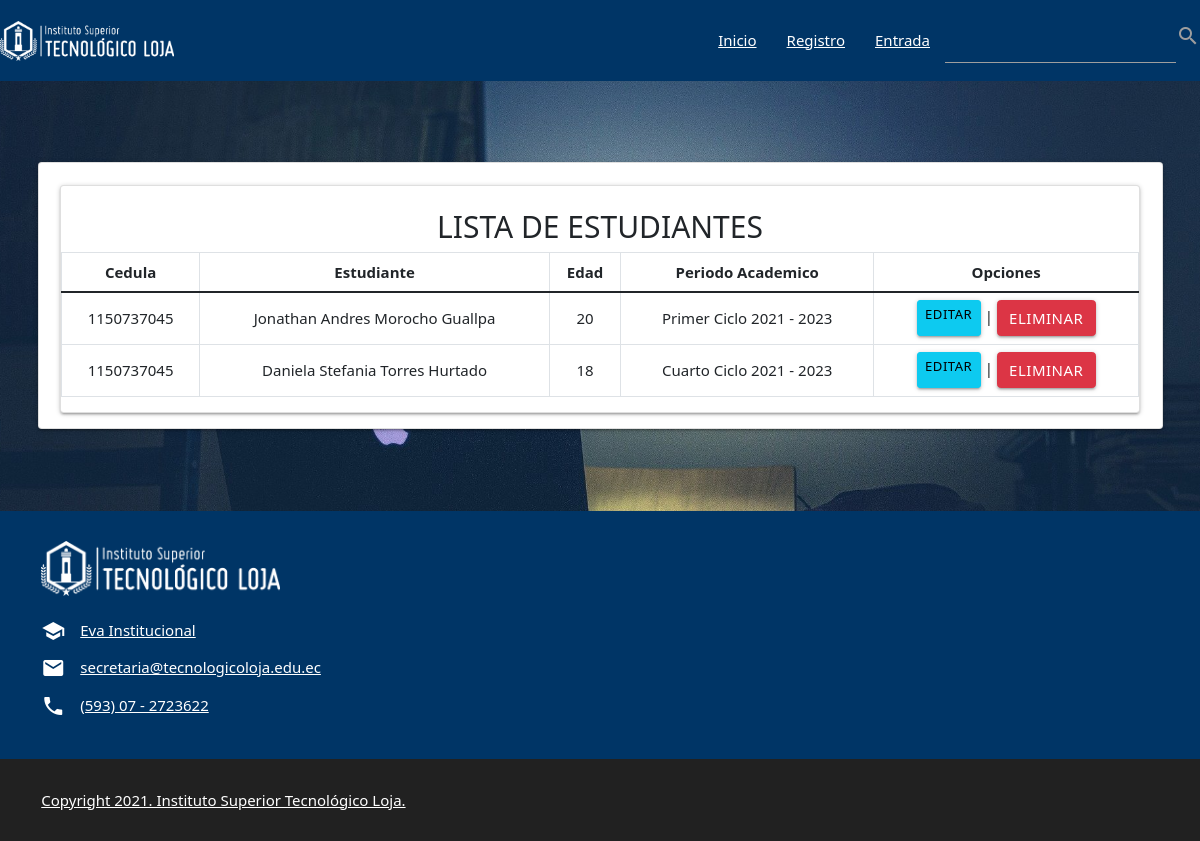
The page /lista_matriculasEstudiantes/ on the database its author committed.
### Academico/models.py (models this page shows, shortened)
class Estudiante(models.Model):
    sexos = (('Masculino', 'Masculino'),('Femenino', 'Femenino'))
    periodos = (('P.Ciclo','Primer Ciclo'),('S.Ciclo','SegundO Ciclo'),('T.Ciclo','Tercer Ciclo'))
    materiasPrimer = (('P.1','Legislacion'),('P.1','Matematicas'),('T.Ciclo','Tercer Ciclo'))
    materiasSegun = (('P.1','Legislacion'),('P.1','Matematicas'),('T.Ciclo','Tercer Ciclo'))
    MateriasPrimerCiclo = (
    ('Matemáticas Discretas','Matemáticas Discretas'),
    ('Introducción al Desarrollo de Software','Introducción al Desarrollo de Software'),
    ('Fundamentos de la Programación','Fundamentos de la Programación'),
    ('Análisis y Diseño de Sistemas','Análisis y Diseño de Sistemas'),
    ('Ingles I','Ingles I'),
    ('Desarrollo del Pensamiento','Desarrollo del Pensamiento')
    )
    MateriasSegundoCiclo = (
    ('Algebra y Trigonometría','Algebra y Trigonometría'),
    ('Base de Datos','Base de Datos'),
    ('Programación Orientada a Objetos','Programación Orientada a Objetos'),
    ('Metodologías de Desarrollo de Software','Metodologías de Desarrollo de Software'),
    ('Ingles II','Ingles II'),
    ('Lenguaje y Comunicación','Lenguaje y Comunicación')
    )
    MateriasTercerCiclo = (
    ('Cálculo Diferencial e Integral','Algebra y Trigonometría'),
    ('Fundamentos de la Administración','Base de Datos'),
    ('Programación Visual','Programación Orientada a Objetos'),
    ('Base de Datos Avanzada','Base de Datos Avanzada'),
    ('Diseño de Interfaz','Diseño de Interfaz'),
    ('Ingles III','Ingles III'),
    )
    MateriasCuartoCiclo = (
    ('Estadística Descriptiva','Estadística Descriptiva'),
    ('Legislación Informática','Legislación Informática'),
    ('Programación de Aplicaciones Web','Programación de Aplicaciones Web'),
    ('Desarrollo de Aplicaciones Moviles','Desarrollo de Aplicaciones Moviles'),
    ('Ingles IV','Ingles IV'),
    ('Diversidad Cultural','Diversidad Cultural'),
    )
    MateriasQuintoCiclo = (
    ('Proyecto de Titulación','Proyecto de Titulación'),
    ('Emprendimientos','Emprendimientos'),
    ('Auditoria Informática','Auditoria Informática'),
    ('Tendencias Actuales de Programación','Tendencias Actuales de Programación'),
    ('Calidad de Software','Calidad de Software'),
    ('Fundamentos de Software y Conectividad','Fundamentos de Software y Conectividad'),
    ('Ética Profesional','Ética Profesional'),
    )
    dni = models.CharField(max_length=10)
    Nombres = models.CharField(max_length=25)
    Apellidos = models.CharField(max_length=25)
    Fecha_Nacimiento = models.DateField()
    Edad = models.IntegerField()
    sexoM = models.CharField(max_length=10, choices=sexos)
    PeriodoAcademico = models.ForeignKey(Carrera, on_delete=models.CASCADE)
    PrimerCiclo = MultiSelectField(max_length=1000, max_choices=7, choices=MateriasPrimerCiclo, default=False, blank=True)
    SegundoCiclo = MultiSelectField(max_length=1000, max_choices=7, choices=MateriasSegundoCiclo, default=False, blank=True)
    TercerCiclo = MultiSelectField(max_length=1000, max_choices=7, choices=MateriasTercerCiclo, default=False, blank=True)
    CuartoCiclo = MultiSelectField(max_length=1000, max_choices=7, choices=MateriasCuartoCiclo, default=False, blank=True)
    QuintoCiclo = MultiSelectField(max_length=1000, max_choices=7, choices=MateriasQuintoCiclo, default=False, blank=True)

class Carrera(models.Model):
    Periodo_Academico = models.CharField(max_length=25)
    Fecha_inicio_Periodo = models.DateField()
    Duracion_Ciclo = models.CharField(max_length=25)
    def __str__(self):
        return self.Periodo_Academico

### Academico/views.py (the view)
# urls.py: path('lista_matriculasEstudiantes/', views.lista_matriculasEstudiantes, name='lista_matriculasEstudiantes'),
def lista_matriculasEstudiantes(request):
    academico = Estudiante.objects.all()
    context = {
        'Academico': academico
    }
    return render(request, "plantillas/lista_matriculasEstudiantes.html", context)

### Academico/templates/plantillas/lista_matriculasEstudiantes.html (shortened to what this page needs)
{% extends "plantillas/principal.html" %}
{% block content %}
<center><br><br><br><br>
    <div class="card center" style="width: 75rem; background-color: #FFFFFF; padding-top: 15px">
        <div class="container">
            <link href="https://cdn.jsdelivr.net/npm/bootstrap@5.1.0/dist/css/bootstrap.min.css" rel="stylesheet"
>
            <center>
                <div class="card center" style="width: 72rem; background-color: #FFFFFF;"><br>
                    <h2>LISTA DE ESTUDIANTES {{ Periodo }}</h2>
                    <table class="table table-bordered">
                        <thead>
                            <tr class="text-center">
                                <th>Cedula</th>
                                <th>Estudiante</th>
                                <th>Edad</th>
                                <th>Periodo Academico</th>
                                <th>Opciones</th>
                            </tr>
                        </thead>
                        <tbody>
                            {% for aca in Academico %}
                            <tr class="text-center">
                                <td class="text-center">{{aca.dni}}</td>
                                <td class="text-center">{{aca.Nombres}} {{aca.Apellidos}}</td>
                                <td class="text-center">{{aca.Edad}}</td>
                                <td class="text-center">{{aca.PeriodoAcademico}}</td>
                                <td class="text-center"><a href="{% url 'Academico:editar_matricula' aca.id %}"
                                        class="btn btn-info btn-sm">Editar</a> |
                                    <a href="{% url 'Academico:eliminar_matricula' aca.id %}"
                                        class="btn btn-danger">Eliminar</a>
                                </td>
                            </tr>
                            {% endfor %}
                        </tbody>
                    </table>
                </div>
            </center>
        </div>
</center><br><br><br>
{% endblock content %}

### Academico/templates/plantillas/principal.html (style rules this page uses)
body { width: 100%; min-height: 100vh; background-image: url('../../static/imagenes/Fondo2.jpg'); background-repeat: no-repeat; background-position: center; background-size: cover; background-attachment: fixed; }
body:before { content: ''; min-height: 100vh; width: 100%; min-height: 100vh; position: absolute; top: 0; left: 0; background-image: linear-gradient(rgba (255, 255, 255, .1), rgba(34, 40, 49, 1)); }

### rows shown on the page
Estudiante: dni "1150737045", Nombres "Jonathan Andres", Apellidos "Morocho Guallpa", Edad "20", PeriodoAcademico "Primer Ciclo 2021 - 2023"
Estudiante: dni "1150737045", Nombres "Daniela Stefania", Apellidos "Torres Hurtado", Edad "18", PeriodoAcademico "Cuarto Ciclo 2021 - 2023"
